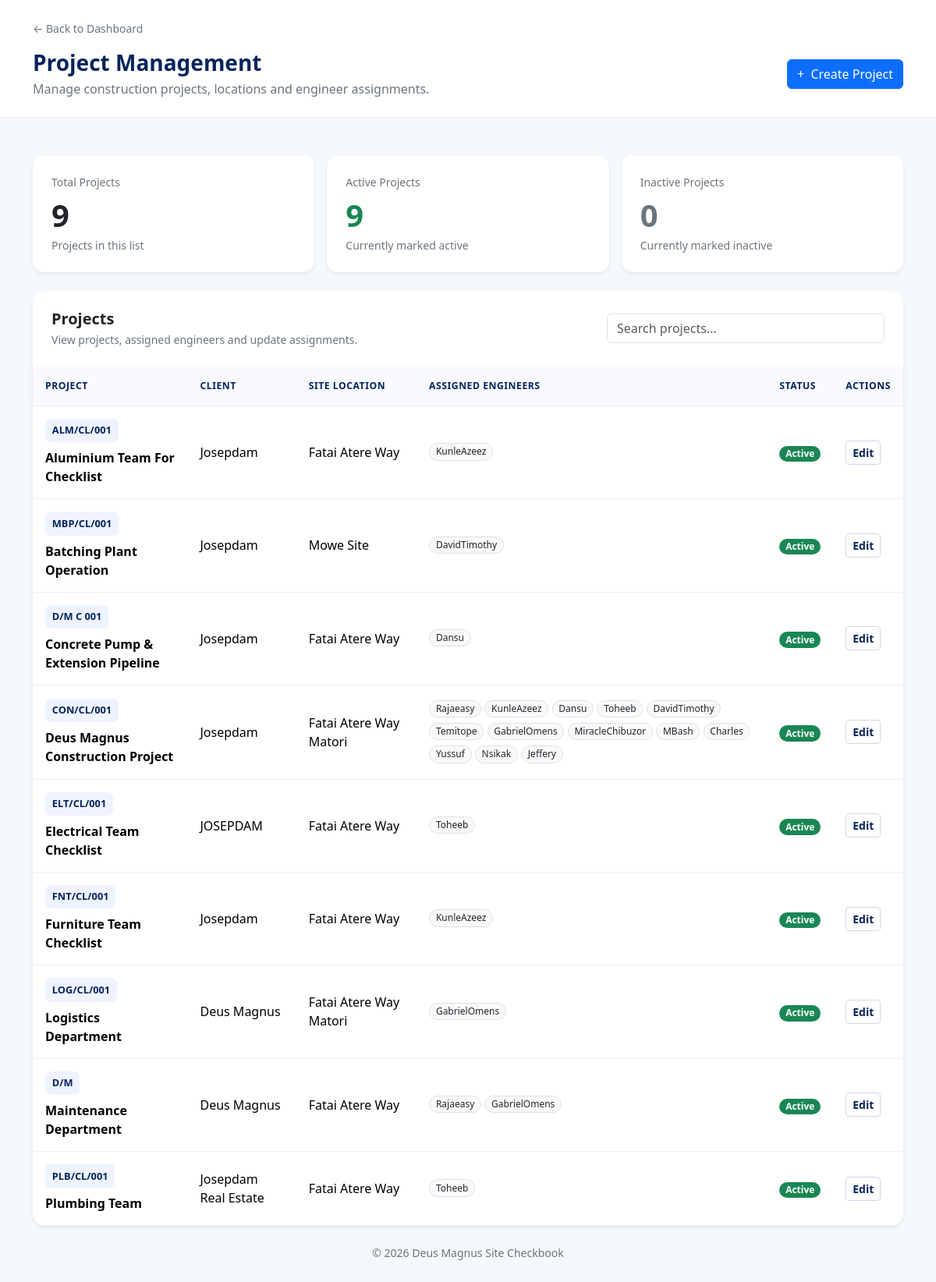
The page /site-checkbook/projects/ (signed in) on the database as committed earlier.
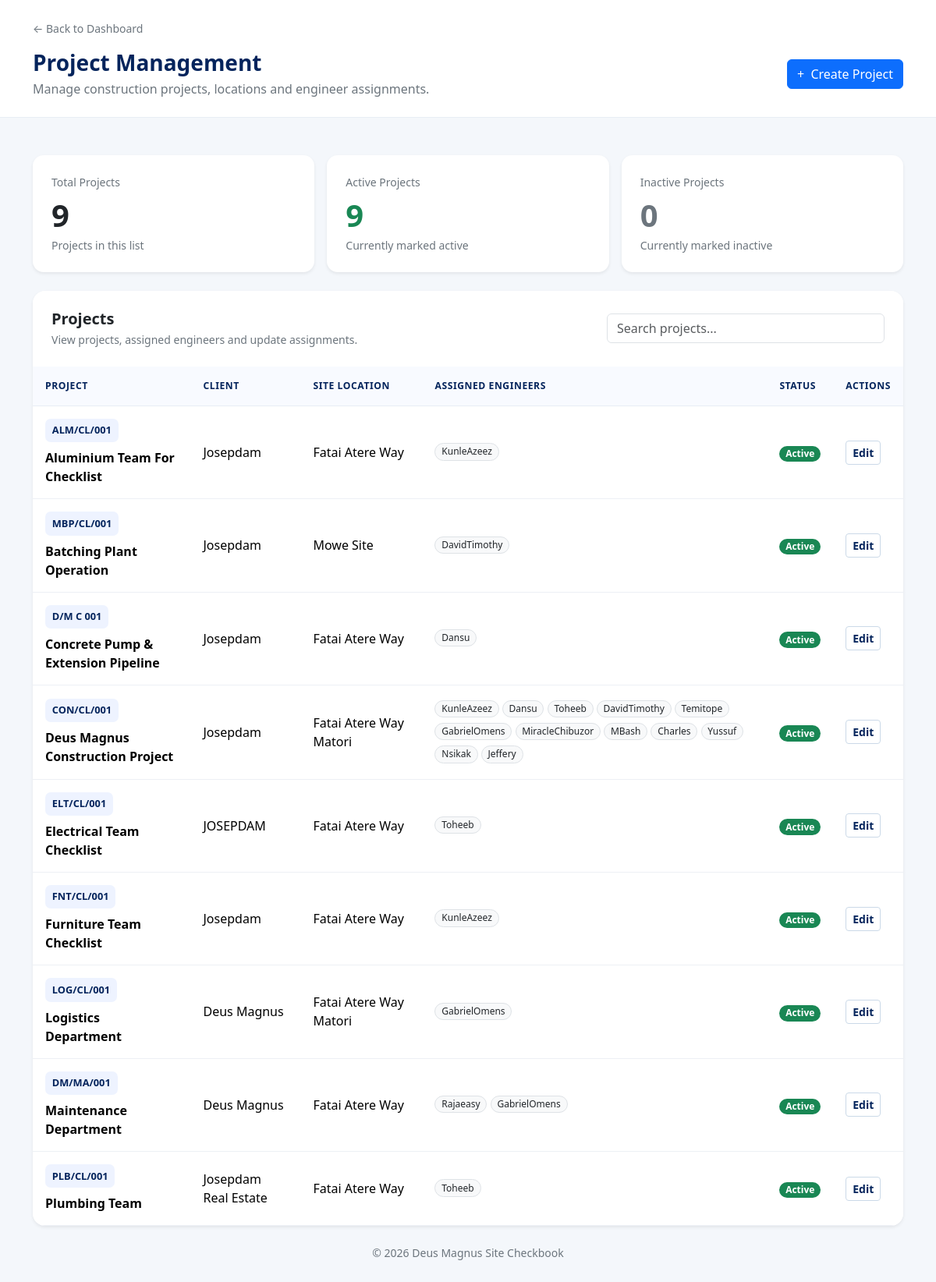
The same page on the database as committed later.
### site_checkbook/models.py (models this page shows, shortened)
class Project(models.Model):
    name = models.CharField(max_length=200)
    project_code = models.CharField(max_length=50, unique=True)
    client = models.CharField(max_length=200, blank=True)
    site_location = models.CharField(max_length=255)
    description = models.TextField(blank=True)
    engineers = models.ManyToManyField(
        settings.AUTH_USER_MODEL,
        related_name="checkbook_projects",
        blank=True,
    )
    is_active = models.BooleanField(default=True)
    created_at = models.DateTimeField(auto_now_add=True)
    class Meta:
        ordering = ["name"]

### site_checkbook/views.py (the view)
@login_required
def project_list(request):
    if not can_manage_projects(request.user):
        raise PermissionDenied
    projects = Project.objects.prefetch_related("engineers").all()
    return render(
        request,
        "site_checkbook/project_list.html",
        {
            "projects": projects,
            "is_reviewer": is_hr_reviewer(request.user),
            "can_manage_projects": True,
        },
    )

### site_checkbook/permissions.py (called while the page is built)
def can_manage_projects(user):
    if not user.is_authenticated:
        return False
    return (
        user.is_superuser
        or user.groups.filter(
            name__in=["HR", "Supervisors", "Project Managers"]
        ).exists()
    )

### site_checkbook/views.py (called while the page is built)
def is_hr_reviewer(user):
    return (
        user.is_authenticated
        and (
            user.is_superuser
            or user.groups.filter(name__in=["HR", "Supervisors"]).exists()
        )
    )

### templates/site_checkbook/project_list.html (shortened to what the changed rows need)
<!DOCTYPE html>
<html lang="en">
<head>
    <link href="https://cdn.jsdelivr.net/npm/bootstrap@5.3.3/dist/css/bootstrap.min.css" rel="stylesheet">
</head>
<body>
<header class="page-header py-4">
    <div class="container">
        <div class="d-flex flex-column flex-md-row justify-content-between align-items-md-center gap-3 mt-3">
            <div>
                <h1 class="h3 fw-bold mb-1">Project Management</h1>
            </div>
        </div>
    </div>
</header>
<main class="container py-4 py-lg-5">
    <div class="card content-card shadow-sm">
        <div class="card-header bg-white border-0 p-3 p-md-4">
            <div class="d-flex flex-column flex-md-row justify-content-between align-items-md-center gap-3">
                <div>
                    <h2 class="h5 fw-bold mb-1">Projects</h2>
                </div>
            </div>
        </div>
        <div class="table-responsive">
            <table class="table table-hover align-middle mb-0" id="projects-table">
                <thead>
                    <tr>
                        <th>Project</th>
                        <th>Client</th>
                        <th>Site Location</th>
                        <th>Assigned Engineers</th>
                        <th>Status</th>
                        <th>Actions</th>
                    </tr>
                </thead>
                <tbody>
                    {% for project in projects %}
                        <tr data-active="{{ project.is_active|yesno:'true,false' }}">
                            <td>
                                <span class="project-code">
                                    {{ project.project_code|default:"No code" }}
                                </span>
                                <div class="fw-semibold mt-2">
                                    {{ project.name }}
                                </div>
                            </td>
                            <td>{{ project.client|default:"—" }}</td>
                            <td>{{ project.site_location|default:"Not specified" }}</td>
                            <td>
                                {% for engineer in project.engineers.all %}
                                    <span class="badge rounded-pill text-bg-light border text-dark engineer-badge mb-1">
                                        {{ engineer.get_full_name|default:engineer.username }}
                                    </span>
                                {% empty %}
                                    <span class="text-secondary small">
                                        No engineers assigned
                                    </span>
                                {% endfor %}
                            </td>
                            <td>
                                {% if project.is_active %}
                                    <span class="badge rounded-pill text-bg-success">
                                        Active
                                    </span>
                                {% else %}
                                    <span class="badge rounded-pill text-bg-secondary">
                                        Inactive
                                    </span>
                                {% endif %}
                            </td>
                            <td>
                                <a href="{% url 'site_checkbook:edit_project' project.pk %}"
                                   class="btn btn-sm btn-edit">
                                    Edit
                                </a>
                            </td>
                        </tr>
                    {% endfor %}
                </tbody>
            </table>
        </div>
    </div>
</main>
</body>
</html>

Rows that differ between the two databases and show on the page:
changed Project "Deus Magnus Construction Project": loses auth_user (get_full_name "Rajaeasy")
changed Project "Maintenance Department": project_code "D/M" → "DM/MA/001"
